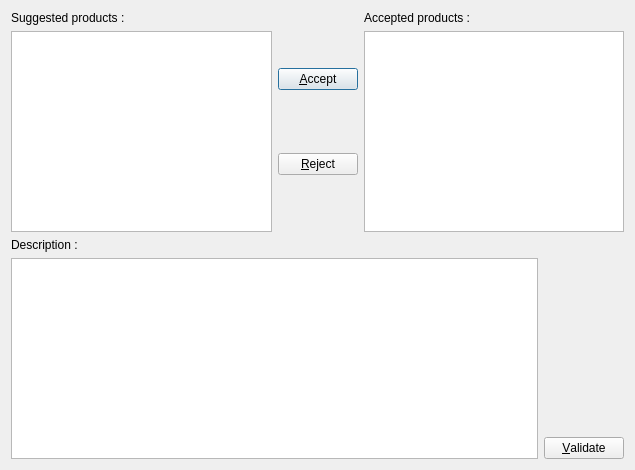
<?xml version="1.0" encoding="UTF-8"?>
<ui version="4.0">
 <class>DialogModerateSuggestions</class>
 <widget class="QDialog" name="DialogModerateSuggestions">
  <property name="geometry">
   <rect>
    <x>0</x>
    <y>0</y>
    <width>635</width>
    <height>470</height>
   </rect>
  </property>
  <property name="windowTitle">
   <string>Moderate suggestions</string>
  </property>
  <layout class="QVBoxLayout" name="verticalLayout_6">
   <item>
    <layout class="QHBoxLayout" name="horizontalLayout">
     <item>
      <layout class="QVBoxLayout" name="verticalLayout_2">
       <item>
        <widget class="QLabel" name="label">
         <property name="text">
          <string>Suggested products :</string>
         </property>
        </widget>
       </item>
       <item>
        <widget class="QListWidget" name="listWidgetSuggestedProds"/>
       </item>
      </layout>
     </item>
     <item>
      <layout class="QVBoxLayout" name="verticalLayout">
       <item>
        <widget class="QPushButton" name="pushButtonAccept">
         <property name="text">
          <string>&amp;Accept</string>
         </property>
        </widget>
       </item>
       <item>
        <widget class="QPushButton" name="pushButtonReject">
         <property name="text">
          <string>&amp;Reject</string>
         </property>
        </widget>
       </item>
      </layout>
     </item>
     <item>
      <layout class="QVBoxLayout" name="verticalLayout_3">
       <item>
        <widget class="QLabel" name="label_2">
         <property name="text">
          <string>Accepted products :</string>
         </property>
        </widget>
       </item>
       <item>
        <widget class="QListWidget" name="listWidgetAcceptedProds"/>
       </item>
      </layout>
     </item>
    </layout>
   </item>
   <item>
    <layout class="QHBoxLayout" name="horizontalLayout_2">
     <item>
      <layout class="QVBoxLayout" name="verticalLayout_5">
       <item>
        <widget class="QLabel" name="label_3">
         <property name="text">
          <string>Description :</string>
         </property>
        </widget>
       </item>
       <item>
        <widget class="QTextEdit" name="textEditDescription"/>
       </item>
      </layout>
     </item>
     <item>
      <layout class="QVBoxLayout" name="verticalLayout_4">
       <item>
        <spacer name="verticalSpacer">
         <property name="orientation">
          <enum>Qt::Vertical</enum>
         </property>
         <property name="sizeHint" stdset="0">
          <size>
           <width>20</width>
           <height>40</height>
          </size>
         </property>
        </spacer>
       </item>
       <item>
        <widget class="QPushButton" name="pushButtonValidation">
         <property name="text">
          <string>&amp;Validate</string>
         </property>
        </widget>
       </item>
      </layout>
     </item>
    </layout>
   </item>
  </layout>
 </widget>
 <resources/>
 <connections/>
</ui>
